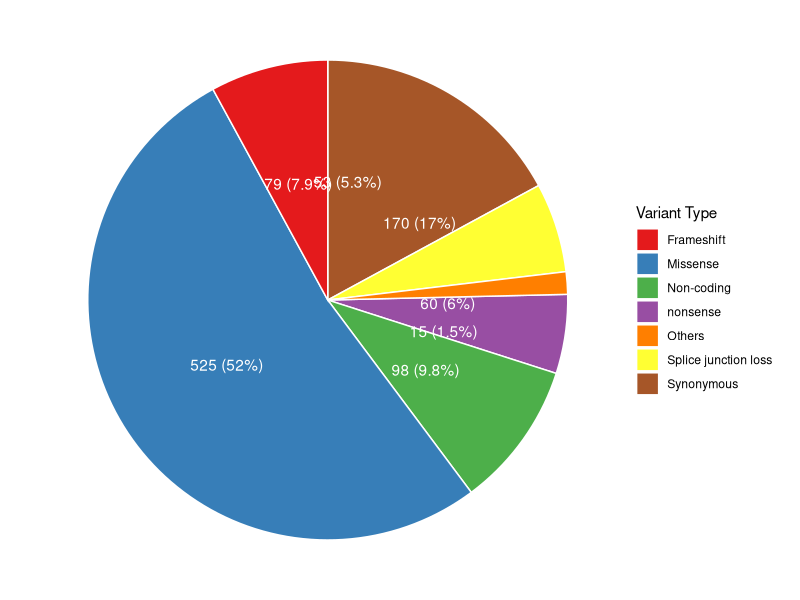
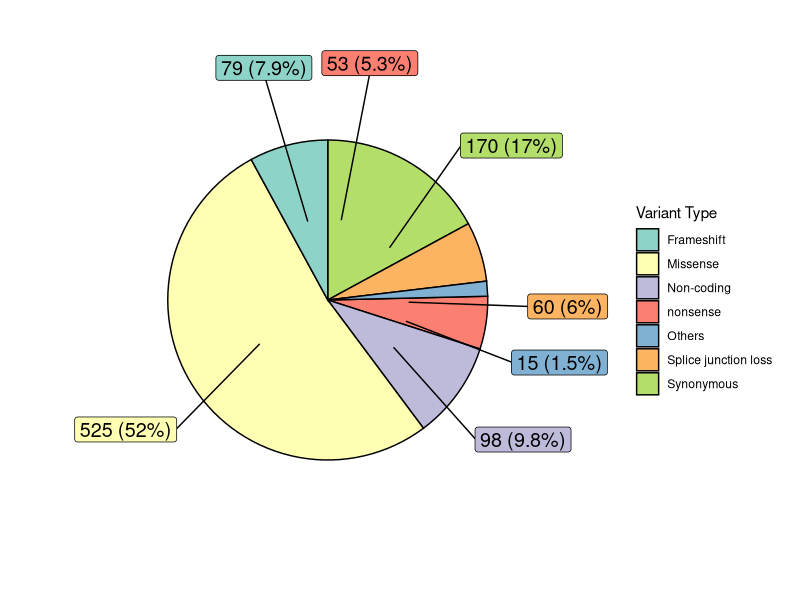
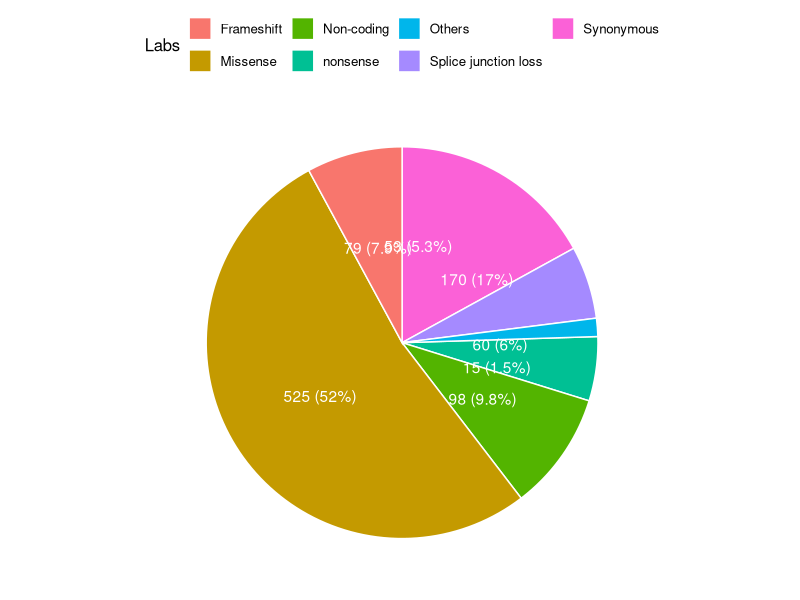

These figures' R source, in order:
pie <- data.frame(Labs = c("Missense",
                           "Synonymous",
                           "Non-coding",
                           "Frameshift",
                           "Splice junction loss",
                           "nonsense",
                           "Others"),
                  Count = c(525,170,98,79,60,53,15),
                  Percent = c(52, 17, 9.8, 7.9, 6, 5.3, 1.5))
library(ggplot2)
library(dplyr)

#Calculate positions
count.data <- pie %>%
  arrange(desc(Labs)) %>%
  mutate(lab.ypos = cumsum(Percent) - 0.5*Percent)

#Prepare labels
count.data$Percent2 <- paste0(count.data$Count," (", count.data$Percent, "%)")
mycols <- c("#f29e08", "#4cda41", "#fe4614","#343434", "#224483", "#c037a4", "#d21a0c" )

#----------------------------------------------------
ggplot(count.data, aes(x = "", y = Percent, fill = Labs)) +
  geom_bar(width = 1, stat = "identity", color = "white") +
  coord_polar("y", start = 0)+
  scale_fill_manual(values = mycols)+
  geom_text(aes(y = lab.ypos, label = Percent2), color = "white")+
   theme_void()+ labs(fill = "Variant Type")+
  scale_fill_brewer(palette="Set1")

#---------------------------------------------
library(ggrepel)
ggplot(count.data, aes(x = "", y = Percent, fill = Labs)) +
  geom_bar(width = 1, stat = "identity", color = "black") +
  coord_polar("y", start = 0)+
  geom_label_repel(aes(y = lab.ypos,label = Percent2), size=5, show.legend = F, nudge_x = 1)+
  scale_fill_brewer(palette="Set3")+
  theme_void() + labs(fill = "Variant Type")

library(ggpubr)
library(ggsci)
ggpie(count.data, "Count", label = "Percent2",
      lab.pos = "in", lab.font = "white",
      fill = "Labs", color = "white",
      pallete = "jco")
